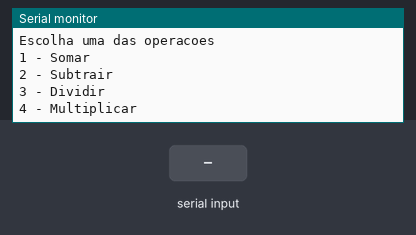
The sketch below on a simulated Arduino Uno, built with avr-gcc and run on an emulated ATmega328P. On the bench: the last lines printed to the serial monitor. The test bench sets the inputs (shaded band).

Above: at 0.9 s.
1.0 s: "sim" received over Serial
At 2.6 s:
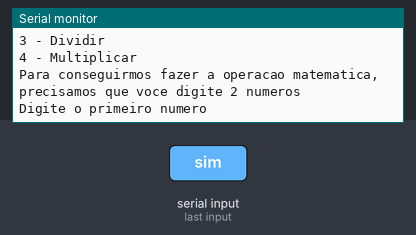
3.5 s: "90,45,200\n" received over Serial
At 6.1 s:
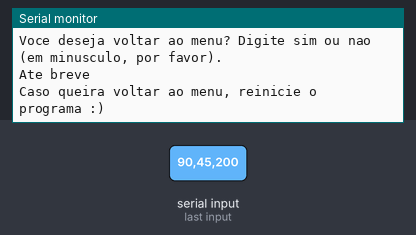

Measured:
- after the input at 1.0 s, the serial monitor: prints a new line after 1.0 s (image 1)
- after the input at 3.5 s, the serial monitor: prints a new line at once (image 2)

The sketch:

calculadora_com_menu_moura_branco_1.ino
```cpp
int escolhaDaOperacao;
float numero1;
float numero2;
float resultado;

void setup()
{
  Serial.begin(9600);

  int contador;

    // /n é um enter via texto
  do{
    Serial.println("Bem-vindo(a) a calculadora inteligente :) /n");
    Serial.println("Escolha uma das operacoes");
    Serial.println("1 - Somar");
    Serial.println("2 - Subtrair");
    Serial.println("3 - Dividir");
    Serial.println("4 - Multiplicar");
    while(! Serial.available());
    escolhaDaOperacao = Serial.parseInt();


    Serial.println("Para conseguirmos fazer a operacao matematica, precisamos que voce digite 2 numeros");
    Serial.println("Digite o primeiro numero");
    while(! Serial.available());
    numero1 = Serial.parseFloat();


    Serial.println("Digite o segundo numero");
    while(! Serial.available());
    numero2 = Serial.parseFloat();


    switch(escolhaDaOperacao){
    	case 1:
      resultado = numero1 + numero2;
      Serial.println("Seu resultado eh " + String(resultado));
      	  break;

      	case 2:
      resultado = numero1 - numero2;
      Serial.println("Seu resultado eh " + String(resultado));
      	  break;

      	case 3:
      resultado = numero1 / numero2;
      Serial.println("Seu resultado eh " + String(resultado));
      	  break;

      	case 4:
      resultado = numero1 * numero2;
      Serial.println("Seu resultado eh " + String(resultado));
      	  break;

      default:
        Serial.println("Opcao invalida! Escolha uma opcao do 1 ao 4. :P");
    }

    Serial.println("Voce deseja voltar ao menu? Digite sim ou nao (em minusculo, por favor).");
    while(! Serial.available());

    if(Serial.readString() == "sim"){
    contador = 1;
    }
    else{
    contador = 0;

      Serial.println("Ate breve");
      Serial.println("Caso queira voltar ao menu, reinicie o programa :)");
    }


  }
  while(contador != 0);//Se o contador foi diferente de 0, o mesmo repete
}

void loop()
{
  //sem instruções


}
```
